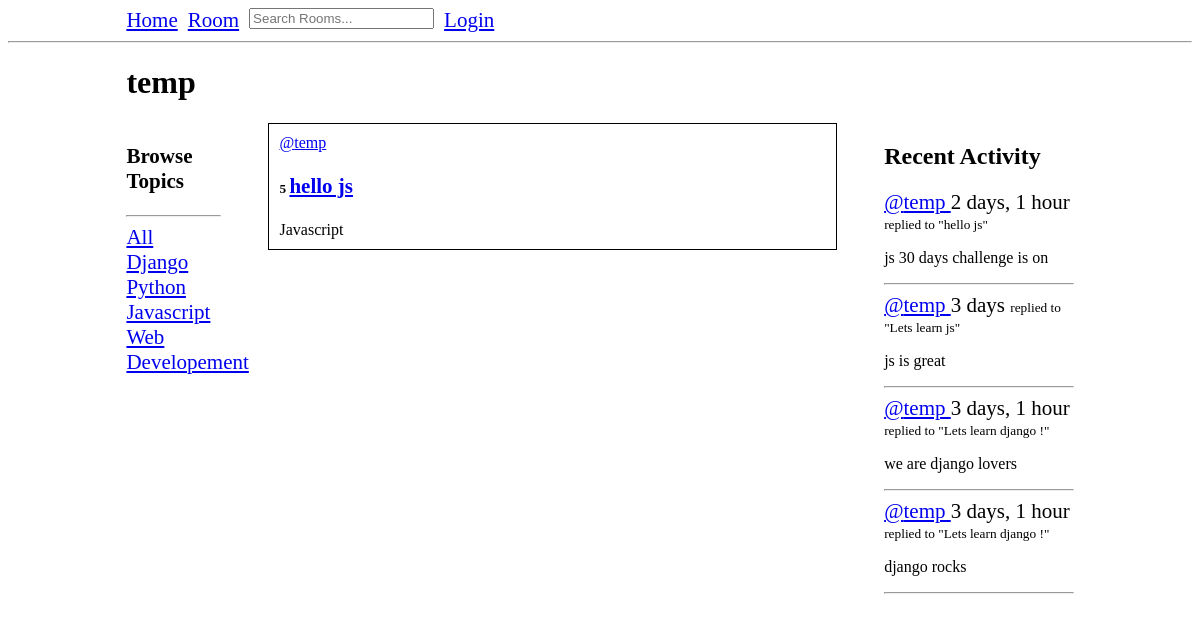
The app's page /user-profile/4, older data.
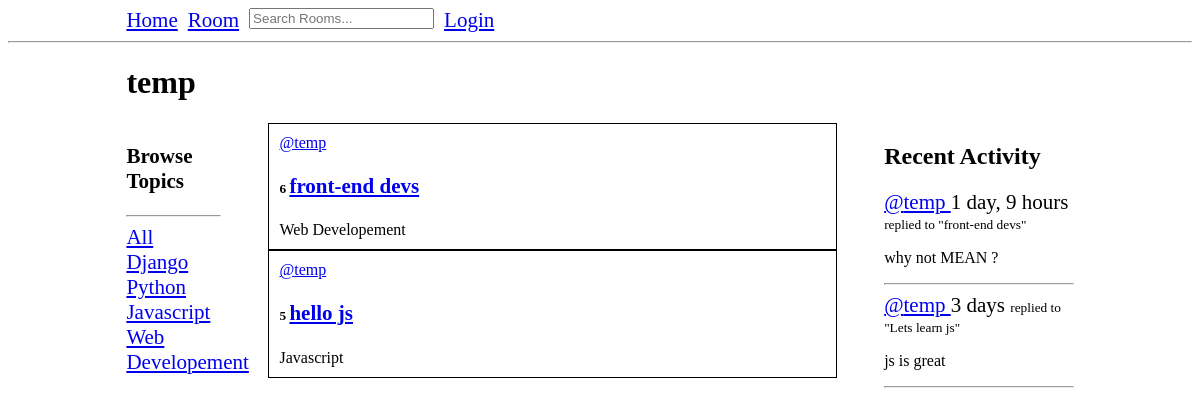
The same page, newer data.
### base/models.py (models this page shows, shortened)
class Topic(models.Model):
    name = models.CharField(max_length = 200)

class Room(models.Model):
    class Meta:
        ordering = ['-updated', '-created']
    host = models.ForeignKey(User, on_delete = models.SET_NULL, null = True)
    topic = models.ForeignKey(Topic, on_delete = models.SET_NULL, null = True)
    name = models.CharField(max_length = 200)
    description = models.TextField(null = True, blank = True)
    participants = models.ManyToManyField(User, related_name = 'participants', blank = True)
    updated = models.DateTimeField(auto_now = True)
    created = models.DateTimeField(auto_now_add = True)
    def __str__(self):
        return self.name

class Message(models.Model):
    class Meta:
        ordering = ['-updated', '-created']
    user = models.ForeignKey(User, on_delete = models.CASCADE)
    room = models.ForeignKey(Room, on_delete = models.CASCADE)
    body = models.TextField()
    updated = models.DateTimeField(auto_now = True)
    created = models.DateTimeField(auto_now_add = True)
    def __str__(self) -> str:
        return self.body[0 : 50]

### base/views.py (the view)
# urls.py: path('user-profile/<str:user_id>', views.user_profile, name = 'user-profile'),
def user_profile(request, user_id):
    user = User.objects.get(id = user_id)
    rooms = user.room_set.all()
    topics = Topic.objects.all()
    room_messages = user.message_set.all()
    context = {'user' : user, 'rooms' : rooms, 'room_messages' : room_messages, 'topics' : topics}
    return render(request, 'base/profile.html', context)

### base/templates/base/profile.html
{% extends 'main.html' %} {% block content %}
<div class="profile-page">
  <h1>{{user.username}}</h1>
  <div class="main-area">
    <div class="topics">{% include 'base/topics_component.html' %}</div>
    <div class="room-section">{% include 'base/feed_component.html' %}</div>
    <div class="activity-feed">
      {% include 'base/activity_component.html' %}
    </div>
  </div>
</div>
{% endblock content %}

### base/templates/base/topics_component.html
<h3 class="font-md">Browse Topics</h3>
<hr />
<div>
  <a class="font-md" href="{% url 'home' %}">All</a>
</div>
{% for topic in topics %}
<div>
  <a class="font-md" href="{% url 'home'%}?topic={{topic.name}} "
    >{{topic.name}}</a
  >
</div>
{% endfor %}

### base/templates/base/feed_component.html (shortened to what this page needs)
{% for room in rooms %}
<div style="border: 1px solid black; padding: 10px">
  <a href="{% url 'user-profile' room.host.id %}">@{{room.host.username}}</a>
  <h5>
    {{room.id}}
    <a class="font-md" href="{% url 'room' room.id %}"
      ><span>{{room.name}}</span>
    </a>
  </h5>
  <span>{{room.topic.name}}</span>
</div>
{% endfor %}

### base/templates/base/activity_component.html (shortened to what this page needs)
<h2>Recent Activity</h2>
<div class="recent-messages">
  {% for message in room_messages %}
  <div>
    <small class="font-md">
      <a href="{% url 'user-profile' message.user.id %}"> @{{message.user}} </a>
      {{message.created|timesince}}
    </small>
    <small>replied to "{{message.room}}"</small>
    <p>{{message}}</p>
  </div>
  <hr />
  {% endfor %}
</div>

Row changes from the older to the newer data that the page shows:
removed Message: user "temp", created "2 days, 1 hour", room "hello js", body "js 30 days challenge is on"
removed Message: user "temp", created "3 days, 1 hour", room "Lets learn django !", body "we are django lovers"
removed Message: user "temp", created "3 days, 1 hour", room "Lets learn django !", body "django rocks"
added Room: host.username "temp", id "6", name "front-end devs", topic.name "Web Developement"
added Message: user "temp", created "1 day, 9 hours", room "front-end devs", body "why not MEAN ?"
